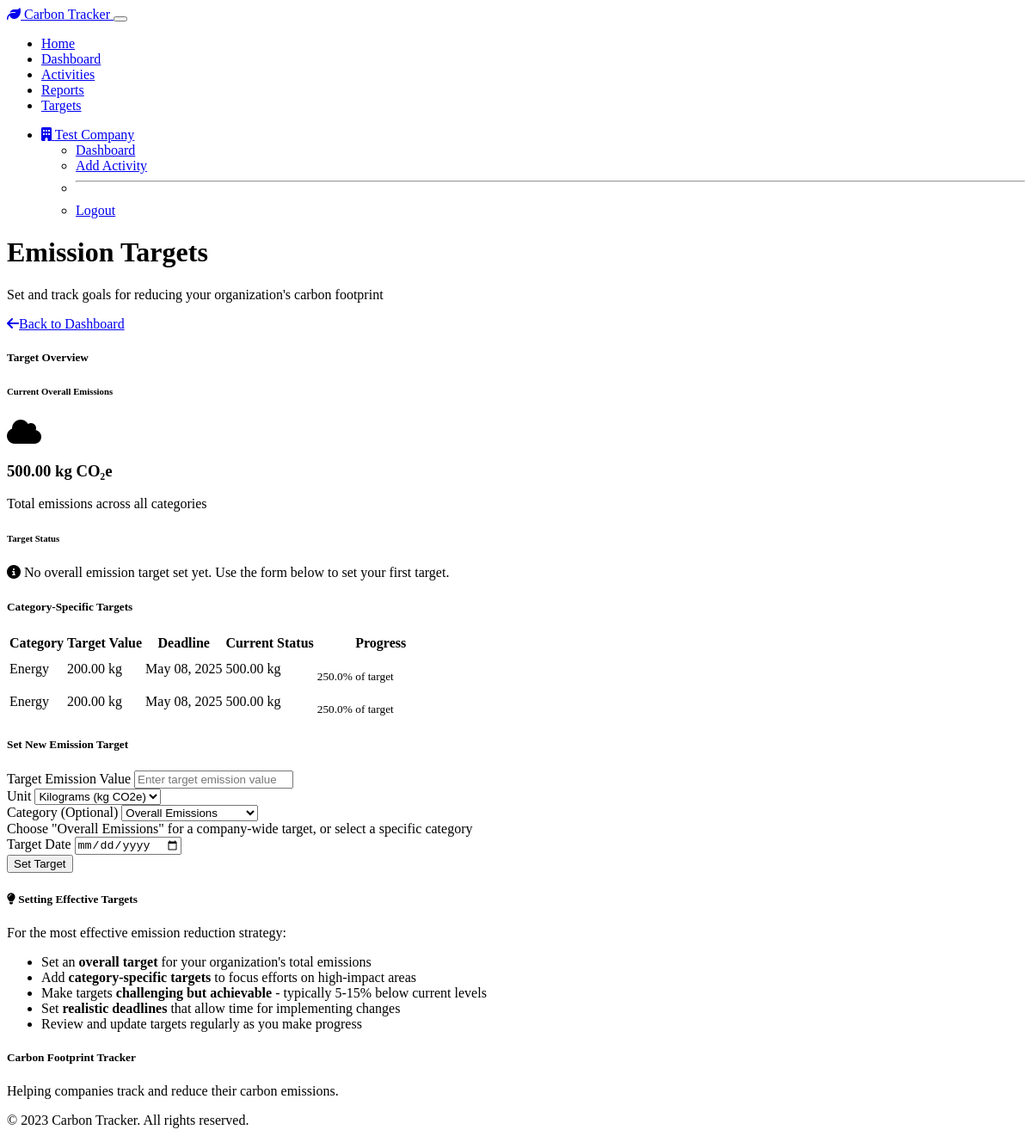
The page /targets (signed in) on the database as committed earlier.
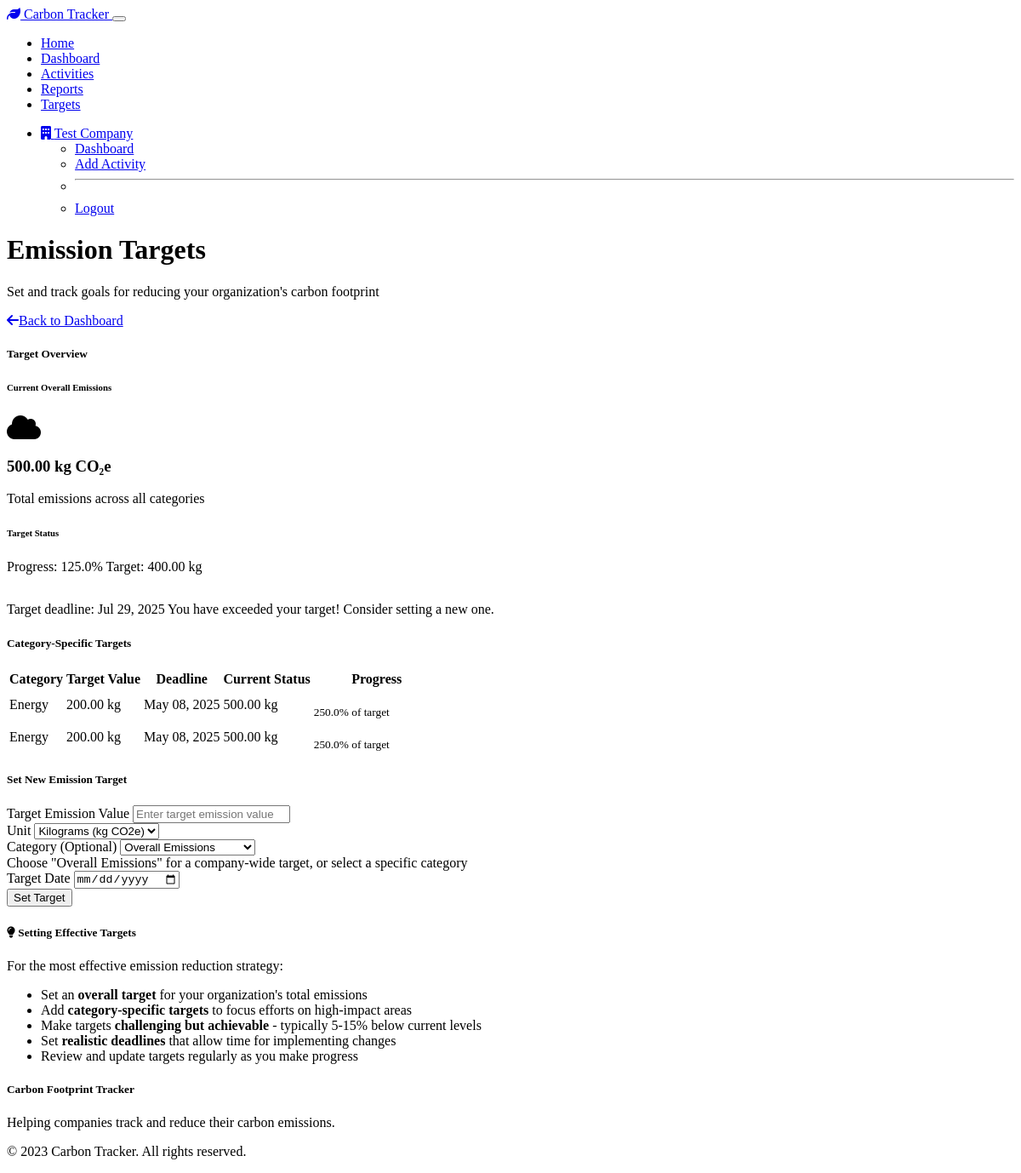
The same page on the database as committed later.
### models.py (models this page shows)
class EmissionTarget(db.Model):
    id = db.Column(db.Integer, primary_key=True)
    target_value = db.Column(db.Float, nullable=False)  # Target emission value in CO2e
    target_unit = db.Column(db.String(20), default='kg', nullable=False)  # kg, tonnes
    target_date = db.Column(db.Date, nullable=False)
    category = db.Column(db.String(50))  # If for a specific category, otherwise overall
    company_id = db.Column(db.Integer, db.ForeignKey('company.id'), nullable=False)
    created_at = db.Column(db.DateTime, default=datetime.utcnow)

### routes.py (the view, shortened to what this page needs)
    @app.route('/targets', methods=['GET', 'POST'])
    @login_required
    def targets():
        form = EmissionTargetForm()
        targets = EmissionTarget.query.filter_by(company_id=current_user.id)\
            .order_by(EmissionTarget.category, EmissionTarget.target_date).all()
        emissions_by_category = dict(current_user.get_emissions_by_category())
        total_emissions = current_user.get_total_emissions()
        return render_template(
            'targets.html',
            title='Emission Targets',
            form=form,
            targets=targets,
            emissions_by_category=emissions_by_category,
            total_emissions=total_emissions
        )

### forms.py
class EmissionTargetForm(FlaskForm):
    target_value = FloatField('Target Emission Value', validators=[DataRequired()])
    target_unit = SelectField('Unit', choices=[
        ('kg', 'Kilograms (kg CO2e)'),
        ('tonnes', 'Tonnes (t CO2e)')
    ], default='kg')
    target_date = DateField('Target Date', validators=[DataRequired()])
    category = SelectField('Category (Optional)', choices=[
        ('overall', 'Overall Emissions'),
        ('energy', 'Energy Consumption'),
        ('transportation', 'Transportation'),
        ('manufacturing', 'Manufacturing Process'),
        ('business_travel', 'Business Travel'),
        ('waste', 'Waste Management'),
        ('water', 'Water Usage'),
        ('other', 'Other')
    ], default='overall')
    submit = SubmitField('Set Target')

### models.py (called while the page is built)
@login_manager.user_loader
def load_user(user_id):
    return Company.query.get(int(user_id))

    def get_total_emissions(self):
        return db.session.query(func.sum(Activity.emission_value)).filter_by(company_id=self.id).scalar() or 0

### templates/targets.html (shortened to what the changed rows need)
{% extends "base.html" %}
{% block content %}
<div class="container">
    <div class="d-flex align-items-center justify-content-between mb-4">
        <div>
            <h1 class="mb-1">Emission Targets</h1>
        </div>
    </div>
    <div class="row mb-4">
        <div class="col-12">
            <div class="card">
                <div class="card-body">
                    <div class="row">
                        <div class="col-md-6">
                            <h6>Target Status</h6>
                            {% set overall_target = targets|selectattr('category', 'equalto', 'overall')|list|first %}
                            {% if overall_target %}
                                {% set progress_percent = (total_emissions / overall_target.target_value) * 100 %}
                                <div class="d-flex justify-content-between mb-2">
                                    <span>Progress: {{ "%.1f"|format(progress_percent) }}%</span>
                                    <span>Target: {{ "%.2f"|format(overall_target.target_value) }} {{ overall_target.target_unit }}</span>
                                </div>
                                <div class="progress progress-bar-target mb-2">
                                </div>
                                <p class="text-muted">
                                    Target deadline: {{ overall_target.target_date.strftime('%b %d, %Y') }}
                                    {% if progress_percent > 100 %}
                                        <span class="text-danger">You have exceeded your target! Consider setting a new one.</span>
                                    {% endif %}
                                </p>
                            {% else %}
                                <div class="alert alert-info mb-0">
                                    <i class="fas fa-info-circle me-2"></i>
                                    No overall emission target set yet. Use the form below to set your first target.
                                </div>
                            {% endif %}
                        </div>
                    </div>
                </div>
            </div>
        </div>
    </div>
    {% if targets|selectattr('category', 'ne', 'overall')|list %}
    <div class="row mb-4">
        <div class="col-12">
            <div class="card">
                <div class="card-body p-0">
                    <div class="table-responsive">
                        <table class="table table-hover mb-0">
                            <thead class="table-dark">
                                <tr>
                                    <th>Category</th>
                                    <th>Target Value</th>
                                    <th>Deadline</th>
                                    <th>Current Status</th>
                                    <th>Progress</th>
                                </tr>
                            </thead>
                        </table>
                    </div>
                </div>
            </div>
        </div>
    </div>
    {% endif %}
</div>
{% endblock %}

Rows that differ between the two databases and show on the page:
added EmissionTarget: target_value "400.00", target_unit "kg", target_date "Jul 29, 2025"
Other text that changed with them:
{{ "%.1f"|format(progress_percent) }}: (not shown) → "125.0"
text no longer shown: "No overall emission target set yet. Use the form below to set your first target."
text now shown: "Progress: % Target: Target deadline: You have exceeded your target! Consider setting a new one."
